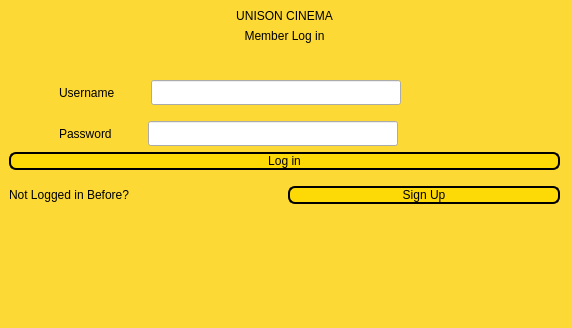
<?xml version="1.0" encoding="UTF-8"?>
<ui version="4.0">
 <class>MainWindow</class>
 <widget class="QMainWindow" name="MainWindow">
  <property name="geometry">
   <rect>
    <x>0</x>
    <y>0</y>
    <width>572</width>
    <height>328</height>
   </rect>
  </property>
  <property name="windowTitle">
   <string>MainWindow</string>
  </property>
  <property name="styleSheet">
   <string notr="true"/>
  </property>
  <widget class="QWidget" name="centralwidget">
   <property name="styleSheet">
    <string notr="true">#centralwidget
{
	background-color: #FDD935;
}

QLabel
{
font: 17pt &quot;Cooper Black&quot;;
}

QPushButton
{
	font: 15pt &quot;Cooper Black&quot;;
	background-color: #FDD905 ;
	border-Radius: 7px;
	border: 2px solid  black;
}

QPushButton:hover{
color: #FDD905;
	background-color: rgb(0, 0, 0);
}
QLineEdit
{
	font: 19pt &quot;MV Boli&quot;;
}</string>
   </property>
   <widget class="QWidget" name="verticalLayoutWidget">
    <property name="geometry">
     <rect>
      <x>9</x>
      <y>9</y>
      <width>551</width>
      <height>311</height>
     </rect>
    </property>
    <layout class="QVBoxLayout" name="verticalLayout">
     <item>
      <widget class="QLabel" name="label">
       <property name="maximumSize">
        <size>
         <width>16777215</width>
         <height>16777215</height>
        </size>
       </property>
       <property name="styleSheet">
        <string notr="true">font: 40pt &quot;Viner Hand ITC&quot;;</string>
       </property>
       <property name="text">
        <string>UNISON CINEMA</string>
       </property>
       <property name="alignment">
        <set>Qt::AlignCenter</set>
       </property>
      </widget>
     </item>
     <item>
      <widget class="QLabel" name="label_2">
       <property name="styleSheet">
        <string notr="true">
font: 17pt &quot;Cooper Black&quot;;</string>
       </property>
       <property name="text">
        <string>Member Log in</string>
       </property>
       <property name="alignment">
        <set>Qt::AlignCenter</set>
       </property>
      </widget>
     </item>
     <item>
      <widget class="QLabel" name="InvalidLabel">
       <property name="styleSheet">
        <string notr="true">font: 10pt;
color: rgb(255, 0, 0);
</string>
       </property>
       <property name="text">
        <string/>
       </property>
      </widget>
     </item>
     <item>
      <layout class="QHBoxLayout" name="horizontalLayout">
       <property name="topMargin">
        <number>10</number>
       </property>
       <item>
        <spacer name="horizontalSpacer">
         <property name="orientation">
          <enum>Qt::Horizontal</enum>
         </property>
         <property name="sizeType">
          <enum>QSizePolicy::Fixed</enum>
         </property>
         <property name="sizeHint" stdset="0">
          <size>
           <width>50</width>
           <height>20</height>
          </size>
         </property>
        </spacer>
       </item>
       <item>
        <widget class="QLabel" name="label_3">
         <property name="text">
          <string>Username</string>
         </property>
        </widget>
       </item>
       <item>
        <spacer name="horizontalSpacer_6">
         <property name="orientation">
          <enum>Qt::Horizontal</enum>
         </property>
         <property name="sizeType">
          <enum>QSizePolicy::Fixed</enum>
         </property>
         <property name="sizeHint" stdset="0">
          <size>
           <width>30</width>
           <height>20</height>
          </size>
         </property>
        </spacer>
       </item>
       <item>
        <widget class="QLineEdit" name="UsernameEntry">
         <property name="minimumSize">
          <size>
           <width>250</width>
           <height>25</height>
          </size>
         </property>
         <property name="styleSheet">
          <string notr="true"/>
         </property>
         <property name="text">
          <string/>
         </property>
        </widget>
       </item>
       <item>
        <spacer name="horizontalSpacer_2">
         <property name="orientation">
          <enum>Qt::Horizontal</enum>
         </property>
         <property name="sizeHint" stdset="0">
          <size>
           <width>40</width>
           <height>20</height>
          </size>
         </property>
        </spacer>
       </item>
      </layout>
     </item>
     <item>
      <layout class="QHBoxLayout" name="horizontalLayout_2">
       <property name="topMargin">
        <number>10</number>
       </property>
       <item>
        <spacer name="horizontalSpacer_3">
         <property name="orientation">
          <enum>Qt::Horizontal</enum>
         </property>
         <property name="sizeType">
          <enum>QSizePolicy::Fixed</enum>
         </property>
         <property name="sizeHint" stdset="0">
          <size>
           <width>50</width>
           <height>20</height>
          </size>
         </property>
        </spacer>
       </item>
       <item>
        <widget class="QLabel" name="label_5">
         <property name="text">
          <string>Password</string>
         </property>
        </widget>
       </item>
       <item>
        <spacer name="horizontalSpacer_5">
         <property name="orientation">
          <enum>Qt::Horizontal</enum>
         </property>
         <property name="sizeType">
          <enum>QSizePolicy::Fixed</enum>
         </property>
         <property name="sizeHint" stdset="0">
          <size>
           <width>30</width>
           <height>20</height>
          </size>
         </property>
        </spacer>
       </item>
       <item>
        <widget class="QLineEdit" name="PasswordEntry">
         <property name="minimumSize">
          <size>
           <width>250</width>
           <height>25</height>
          </size>
         </property>
         <property name="text">
          <string/>
         </property>
        </widget>
       </item>
       <item>
        <spacer name="horizontalSpacer_4">
         <property name="orientation">
          <enum>Qt::Horizontal</enum>
         </property>
         <property name="sizeHint" stdset="0">
          <size>
           <width>40</width>
           <height>20</height>
          </size>
         </property>
        </spacer>
       </item>
      </layout>
     </item>
     <item>
      <widget class="QPushButton" name="LogInButton">
       <property name="text">
        <string>Log in</string>
       </property>
      </widget>
     </item>
     <item>
      <layout class="QHBoxLayout" name="horizontalLayout_3">
       <property name="topMargin">
        <number>10</number>
       </property>
       <item>
        <widget class="QLabel" name="label_6">
         <property name="maximumSize">
          <size>
           <width>300</width>
           <height>16777215</height>
          </size>
         </property>
         <property name="text">
          <string>Not Logged in Before? </string>
         </property>
        </widget>
       </item>
       <item>
        <widget class="QPushButton" name="SignButton">
         <property name="text">
          <string>Sign Up</string>
         </property>
        </widget>
       </item>
      </layout>
     </item>
     <item>
      <spacer name="verticalSpacer">
       <property name="orientation">
        <enum>Qt::Vertical</enum>
       </property>
       <property name="sizeHint" stdset="0">
        <size>
         <width>20</width>
         <height>40</height>
        </size>
       </property>
      </spacer>
     </item>
    </layout>
   </widget>
  </widget>
 </widget>
 <resources/>
 <connections/>
</ui>
